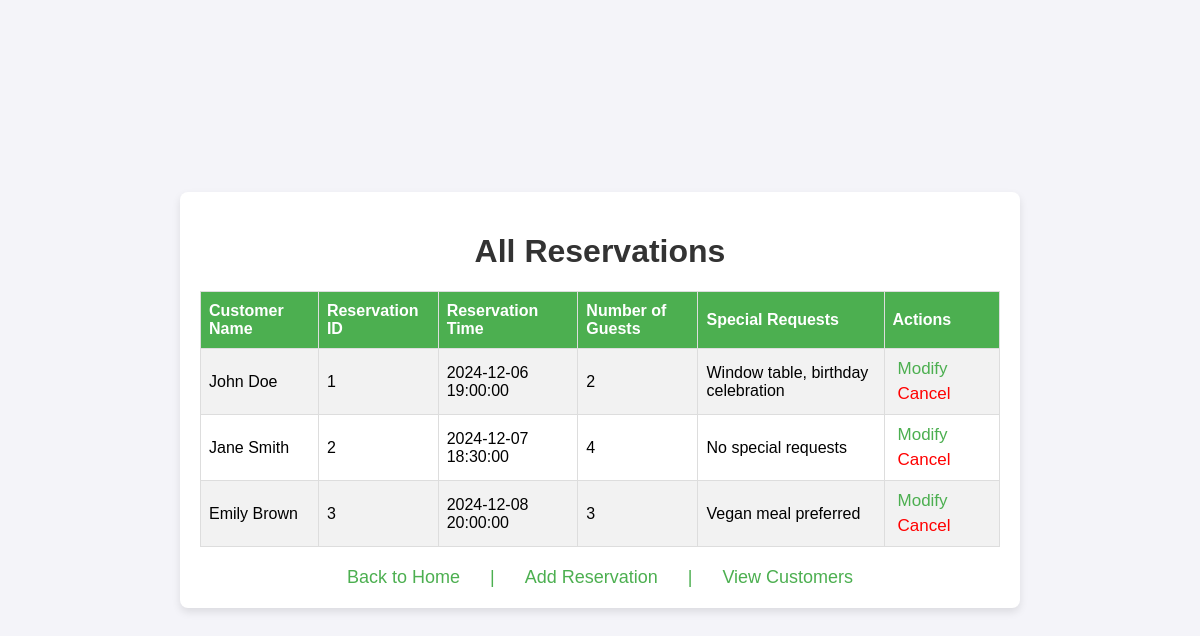
The app's page /index.php?action=viewReservations with its own data.
### tables this page shows
CREATE TABLE Reservations (
    reservationId INT NOT NULL AUTO_INCREMENT,
    customerId INT NOT NULL,
    reservationTime DATETIME NOT NULL,
    numberOfGuests INT NOT NULL,
    specialRequests VARCHAR(200),
    PRIMARY KEY (reservationId),
    FOREIGN KEY (customerId) REFERENCES Customers(customerId)
);

CREATE TABLE Customers (
    customerId INT NOT NULL AUTO_INCREMENT,
    customerName VARCHAR(45) NOT NULL,
    contactInfo VARCHAR(200),
    PRIMARY KEY (customerId)
);

### index.php (called while the page is built)
<?php
require_once 'RestaurantServer.php';
$portal = new RestaurantPortal();
$portal->handleRequest();

### RestaurantDatabase.php (called while the page is built, shortened)
<?php
class RestaurantDatabase {
    private $host = "localhost";
    private $port = "3306";
    private $database = "restaurant_reservations";
    private $user = "root";
    private $password = "";
    private $connection;
    private function connect() {
        $this->connection = new mysqli($this->host, $this->user, $this->password, $this->database, $this->port);
    }
    public function getAllReservations() {
        $query = "
            SELECT
                r.reservationId,
                r.customerId,
                r.reservationTime,
                r.numberOfGuests,
                r.specialRequests,
                c.customerName
            FROM
                Reservations r
            JOIN
                Customers c ON r.customerId = c.customerId
        ";
        $result = $this->connection->query($query);
        return $result->fetch_all(MYSQLI_ASSOC);
    }
}
?>

### viewReservations.php (the view, shortened to what this page needs)
<!DOCTYPE html>
<html lang="en">
<head>
  <link rel="stylesheet" href="./assets/css/style.css">
</head>
<body>
  <div class="container">
    <h1>All Reservations</h1>
    <div class="table-container">
      <table>
        <tr>
          <th>Customer Name</th>
          <th>Reservation ID</th>
          <th>Reservation Time</th>
          <th>Number of Guests</th>
          <th>Special Requests</th>
          <th>Actions</th>
        </tr>
        <?php if (empty($reservations)): ?>
          <tr>
            <td colspan="5" style="text-align: center;">No reservations found</td>
          </tr>
        <?php else: ?>
          <?php foreach ($reservations as $reservation): ?>
            <tr>
              <td><?= htmlspecialchars($reservation['customerName']) ?></td>
              <td><?= htmlspecialchars($reservation['reservationId']) ?></td>
              <td><?= htmlspecialchars($reservation['reservationTime']) ?></td>
              <td><?= htmlspecialchars($reservation['numberOfGuests']) ?></td>
              <td><?= htmlspecialchars($reservation['specialRequests']) ?></td>
              <td>
                <div class="links actions-link">
                  <a href="index.php?action=modifyReservation&id=<?= htmlspecialchars($reservation['reservationId']) ?>">Modify</a>
                  <a href="javascript:void(0);" onclick="confirmCancel(<?= htmlspecialchars($reservation['reservationId']) ?>);" style="color: #ff0000;">Cancel</a>
                </div>
              </td>
            </tr>
          <?php endforeach; ?>
        <?php endif; ?>
      </table>
    </div>
    <div class="links">
      <a href="index.php">Back to Home</a>
      <a>|</a>
      <a href="index.php?action=addReservation">Add Reservation</a>
      <a>|</a>
      <a href="index.php?action=viewCustomers">View Customers</a>
    </div>
  </div>
</body>

### RestaurantServer.php (shortened to what this page needs)
<?php
require_once 'RestaurantDatabase.php';
class RestaurantPortal {
    private $db;
    public function __construct() {
        $this->db = new RestaurantDatabase();
    }
    public function handleRequest() {
        $action = $_GET['action'] ?? 'home';
        switch ($action) {
            case 'viewReservations':
                $this->viewReservations();
                break;
        }
    }
    private function viewReservations() {
        $reservations = $this->db->getAllReservations();
        include 'templates/viewReservations.php';
    }
}
?>

### style.css (style rules this page uses)
body { font-family: Arial, sans-serif; background-color: #f4f4f9; margin: 0; padding: 0; display: flex; flex-direction: column; justify-content: center; align-items: center; height: 100vh; }
h1 { color: #333; text-align: center; }
.container { background-color: white; padding: 20px; border-radius: 8px; text-align: center; min-width: 400px; box-shadow: 0 4px 8px rgba(0, 0, 0, 0.1); }
.links { display: flex; flex-wrap: wrap; align-items: center; justify-content: center; }
.links.actions-link { gap: 5px; justify-content: start; }
a { display: block; color: #4CAF50; font-size: 18px; margin: 20px 15px 0; text-decoration: none; }
.links.actions-link a { margin: 0 5px; font-size: 17px; }
.table-container { width: 100%; }
table { border-collapse: collapse; width: 800px; }
th { background-color: #4CAF50; color: white; }
td, th { border: 1px solid #dddddd; text-align: left; padding: 10px 8px; }
tr:nth-child(even) { background-color: #f2f2f2; }

### records on screen
reservations: customerId.customerName "John Doe", reservationId "1", reservationTime "2024-12-06 19:00:00", numberOfGuests "2", specialRequests "Window table, birthday celebration"
reservations: customerId.customerName "Jane Smith", reservationId "2", reservationTime "2024-12-07 18:30:00", numberOfGuests "4", specialRequests "No special requests"
reservations: customerId.customerName "Emily Brown", reservationId "3", reservationTime "2024-12-08 20:00:00", numberOfGuests "3", specialRequests "Vegan meal preferred"
